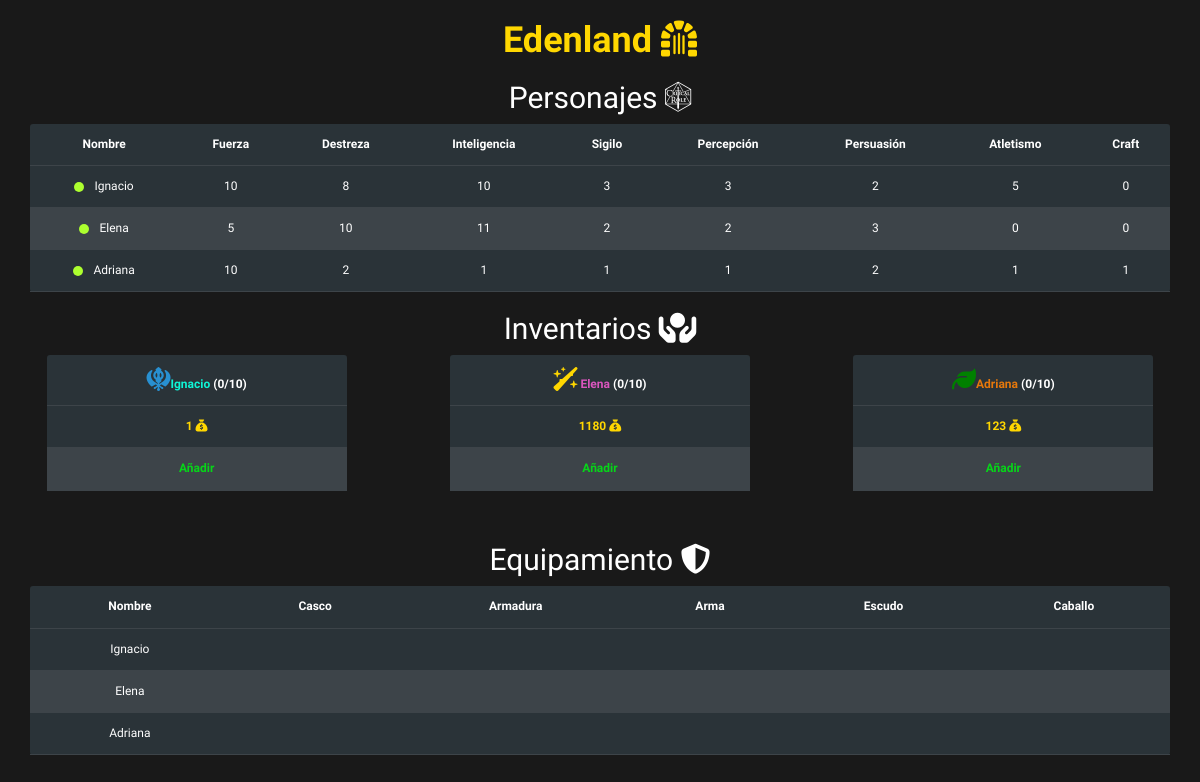
Before: /index/ with the older database file.
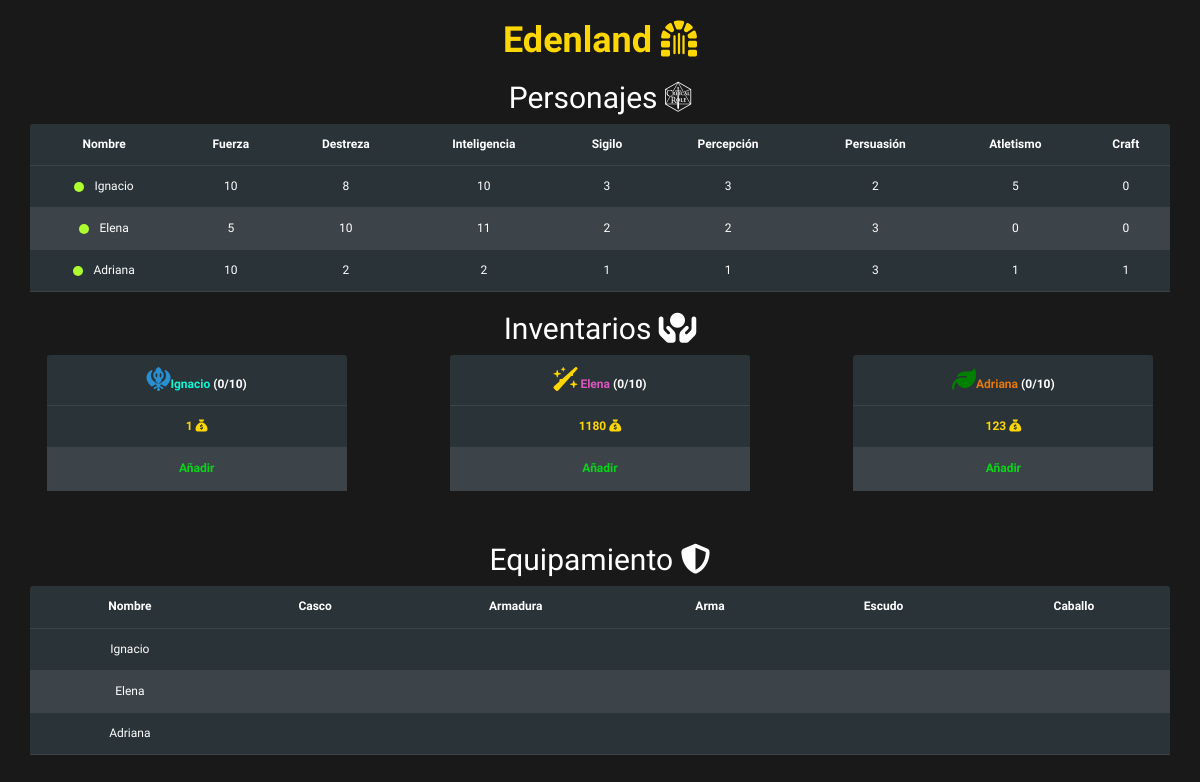
After: the same page with the newer database file.
### game/models.py (models this page shows)
class Personaje(models.Model):
    nombre = models.CharField(max_length=100)
    fuerza = models.IntegerField()
    destreza = models.IntegerField()
    inteligencia = models.IntegerField()
    sigilo = models.IntegerField()
    percepcion = models.IntegerField()
    persuasion = models.IntegerField()
    atletismo = models.IntegerField()
    craft = models.IntegerField()
    dinero = models.DecimalField(default=0, max_digits=19, decimal_places=0)
    nfuerza = models.IntegerField(default=0)
    ndestreza = models.IntegerField(default=0)
    ninteligencia = models.IntegerField(default=0)
    nsigilo = models.IntegerField(default=0)
    npercepcion = models.IntegerField(default=0)
    npersuasion = models.IntegerField(default=0)
    natletismo = models.IntegerField(default=0)
    ncraft = models.IntegerField(default=0)
    def __str__(self):
        return self.nombre
    @property
    def inventario_capacidad(self):
        if self.caballo.exists():
            caballo_inventario = self.caballo.first()
            return 10+caballo_inventario.inventario
        else:
            return 10
    @property
    def inventario_uso(self):
        return self.objeto.all().count()
    @property
    def casco(self):
        return self.equipamiento.get(tipo="casco")
    @property
    def arma(self):
        return self.equipamiento.get(tipo="arma")
    @property
    def armadura(self):
        return self.equipamiento.get(tipo="armadura")
    @property
    def escudo(self):
        return self.equipamiento.get(tipo="escudo")
    @property
    def get_caballo(self):
        return self.caballo.get()

### game/views.py (the view)
# urls.py: path('index/', IndexView.as_view(), name='index'),
class IndexView(View):
    def get(self, request):
        template = "index.html"
        personajes = Personaje.objects.all()
        return render(request, template, {"personajes": personajes})

### game/templates/index.html (shortened to what the changed rows need)
<!DOCTYPE html>
<html lang="en">
<head>
    <link rel="stylesheet" href="https://maxcdn.bootstrapcdn.com/bootstrap/3.3.7/css/bootstrap.min.css">
    <link rel="stylesheet" href="https://cdnjs.cloudflare.com/ajax/libs/font-awesome/6.3.0/css/all.min.css" />
</head>
{% load static %}
<body  id="large-header" class="large-header" >
<h1 style="color:gold"><b>Edenland </b><i class="fa-solid fa-dungeon"></i></h1>
<h2>Personajes <i class="fa-brands fa-critical-role"></i></h2>
<div class="datatable-container">
  <table class="datatable" id="tabla-personajes">
    <thead>
      <tr>
        <th>Nombre</th>
        <th>Fuerza</th>
        <th>Destreza</th>
        <th>Inteligencia</th>
        <th>Sigilo</th>
        <th>Percepción</th>
        <th>Persuasión</th>
        <th>Atletismo</th>
        <th>Craft</th>
      </tr>
    </thead>
    <tbody>
    {% for personaje in personajes %}
      <tr>
        <td><span class="available">{{ personaje.nombre }}</span></td>
        <td><a href="#" data-toggle="modal" data-target="#myModal" data-url="{% url 'accion' %}?per={{personaje}}&atb=fuerza&lvl={{personaje.destreza}}">{{ personaje.fuerza }}</a></td>
        <td><a href="#" data-toggle="modal" data-target="#myModal" data-url="{% url 'accion' %}?per={{personaje}}&atb=destreza&lvl={{personaje.destreza}}">{{ personaje.destreza }}</a></td>
        <td><a href="#" data-toggle="modal" data-target="#myModal" data-url="{% url 'accion' %}?per={{personaje}}&atb=inteligencia&lvl={{personaje.inteligencia}}">{{ personaje.inteligencia }}</a></td>
        <td><a href="#" data-toggle="modal" data-target="#myModal" data-url="{% url 'accion' %}?per={{personaje}}&atb=sigilo&lvl={{personaje.sigilo}}">{{ personaje.sigilo }}</a></td>
        <td><a href="#" data-toggle="modal" data-target="#myModal" data-url="{% url 'accion' %}?per={{personaje}}&atb=percepcion&lvl={{personaje.percepcion}}">{{ personaje.percepcion }}</a></td>
        <td><a href="#" data-toggle="modal" data-target="#myModal" data-url="{% url 'accion' %}?per={{personaje}}&atb=persuasion&lvl={{personaje.persuasion}}">{{ personaje.persuasion }}</a></td>
        <td><a href="#" data-toggle="modal" data-target="#myModal" data-url="{% url 'accion' %}?per={{personaje}}&atb=atletismo&lvl={{personaje.atletismo}}">{{ personaje.atletismo }}</a></td>
        <td><a href="#" data-toggle="modal" data-target="#myModal" data-url="{% url 'accion' %}?per={{personaje}}&atb=craft&lvl={{personaje.craft}}">{{ personaje.craft }}</a></td>
      </tr>
    {% endfor %}
    </tbody>
  </table>
</div>
<h2>Inventarios <i class="fa-solid fa-hands-holding-circle"></i></h2>
<div class="wrapper">
<div class="datatable-container onw">
<table class="datatable">
    <thead>
      <tr>
          <th><i class="fa-solid fa-khanda fa-2x" style="color:#2890d1"></i><b style="color:#0ff5d6">Ignacio</b> ({{personajes.0.inventario_uso}}/{{personajes.0.inventario_capacidad}})</th>
      </tr>
    </thead>
  </table>
</div>
<br>
<div class="datatable-container two">
<table class="datatable">
    <thead>
      <tr>
          <th><i class="fa-solid fa-wand-sparkles fa-2x" style="color:gold"><b style="color:#db56be"> </i> Elena </b> ({{personajes.1.inventario_uso}}/{{personajes.1.inventario_capacidad}})</th>
      </tr>
    </thead>
  </table>
</div>
<br>
<div class="datatable-container three">
<table class="datatable">
    <thead>
      <tr>
          <th><i class="fa-solid fa-leaf fa-2x" style="color:green"></i><b style="color:#e6780b">Adriana</b> ({{personajes.2.inventario_uso}}/{{personajes.2.inventario_capacidad}})</th>
      </tr>
    </thead>
    <tbody>
      <tr>
          <td><a href="#" data-toggle="modal" data-target="#myModal" data-url="{% url 'money' %}?per=Adriana"><b style="color:gold">{{personajes.2.dinero}} <i class="fa-solid fa-sack-dollar"></i></b></a></td>
      </tr>
    </tbody>
  </table>
</div>
  </div>
<h2>Equipamiento <i class="fa-solid fa-shield-halved"></i></h2>
<div class="datatable-container">
<table class="datatable">
    <thead>
      <tr>
        <th>Nombre</th>
        <th>Casco</th>
        <th>Armadura</th>
        <th>Arma</th>
        <th>Escudo</th>
        <th>Caballo</th>
      </tr>
    </thead>
    <tbody>
    {% for personaje in personajes %}
      <tr>
        <td><a href="#" data-toggle="modal" data-target="#myModal" data-url="{% url 'gear' %}?per={{personaje}}" target="_blank">{{ personaje.nombre }}</a></td>
          {% if personaje.casco %}
        <td>{{ personaje.casco }} <a href="{% url 'delete_equip' %}?per={{personaje}}&obj={{personaje.casco}}&horse=no"><b style="color:red"> x</b></a></td>
          {% else %}
        <td></td>
          {% endif %}
          {% if personaje.armadura %}
        <td>{{ personaje.armadura }}<a href="{% url 'delete_equip' %}?per={{personaje}}&obj={{personaje.armadura}}&horse=no"> <b style="color:red"> x</b></a></td>
          {% else %}
        <td></td>
          {% endif %}
          {% if personaje.arma %}
        <td>{{ personaje.arma }}<a href="{% url 'delete_equip' %}?per={{personaje}}&obj={{personaje.arma}}&horse=no"> <b style="color:red"> x</b></a></td>
          {% else %}
        <td></td>
          {% endif %}
          {% if personaje.escudo %}
        <td>{{ personaje.escudo }}<a href="{% url 'delete_equip' %}?per={{personaje}}&obj={{personaje.escudo}}&horse=no"> <b style="color:red"> x</b></a></td>
          {% else %}
        <td></td>
          {% endif %}
          {% if personaje.get_caballo %}
          <td>{{ personaje.get_caballo }} <a href="{% url 'delete_equip' %}?per={{personaje}}&obj={{personaje.get_caballo}}&horse=yes"><b style="color:red"> x</b></a></td>
                    {% else %}
        <td></td>
          {% endif %}
      </tr>
    {% endfor %}
    </tbody>
  </table>
</div>
</body>
</html>

Changed rows visible on the page:
changed Personaje "Adriana": inteligencia "1" → "2"; persuasion "2" → "3"
